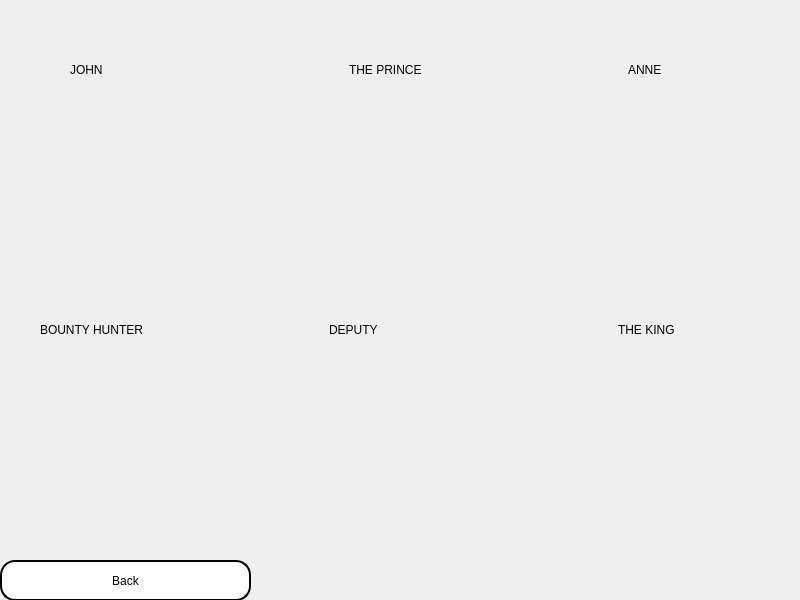
<?xml version="1.0" encoding="UTF-8"?>
<ui version="4.0">
 <class>storyCharecters</class>
 <widget class="QMainWindow" name="storyCharecters">
  <property name="geometry">
   <rect>
    <x>0</x>
    <y>0</y>
    <width>800</width>
    <height>600</height>
   </rect>
  </property>
  <property name="windowTitle">
   <string>MainWindow</string>
  </property>
  <widget class="QWidget" name="centralwidget">
   <widget class="QLabel" name="label">
    <property name="geometry">
     <rect>
      <x>0</x>
      <y>0</y>
      <width>801</width>
      <height>631</height>
     </rect>
    </property>
    <property name="styleSheet">
     <string notr="true">background-image: url(:/photos/background.jpg);</string>
    </property>
    <property name="text">
     <string/>
    </property>
    <property name="pixmap">
     <pixmap resource="newRc.qrc">:/photos/background.jpg</pixmap>
    </property>
    <property name="scaledContents">
     <bool>true</bool>
    </property>
   </widget>
   <widget class="QWidget" name="horizontalLayoutWidget">
    <property name="geometry">
     <rect>
      <x>70</x>
      <y>30</y>
      <width>831</width>
      <height>80</height>
     </rect>
    </property>
    <layout class="QHBoxLayout" name="horizontalLayout">
     <item>
      <widget class="QLabel" name="label_2">
       <property name="styleSheet">
        <string notr="true">color:rgb(0, 0, 0);
font: 16pt &quot;Segoe UI&quot;;</string>
       </property>
       <property name="text">
        <string>JOHN</string>
       </property>
      </widget>
     </item>
     <item>
      <widget class="QLabel" name="label_3">
       <property name="styleSheet">
        <string notr="true">color:rgb(0, 0, 0);
font: 16pt &quot;Segoe UI&quot;;</string>
       </property>
       <property name="text">
        <string>THE PRINCE</string>
       </property>
      </widget>
     </item>
     <item>
      <widget class="QLabel" name="label_4">
       <property name="styleSheet">
        <string notr="true">color:rgb(0, 0, 0);
font: 16pt &quot;Segoe UI&quot;;</string>
       </property>
       <property name="text">
        <string>ANNE</string>
       </property>
      </widget>
     </item>
    </layout>
   </widget>
   <widget class="QLabel" name="label_5">
    <property name="geometry">
     <rect>
      <x>20</x>
      <y>90</y>
      <width>221</width>
      <height>191</height>
     </rect>
    </property>
    <property name="styleSheet">
     <string notr="true">background-image: url(:/photos/John.jpg);</string>
    </property>
    <property name="text">
     <string/>
    </property>
    <property name="pixmap">
     <pixmap resource="newRc.qrc">:/photos/John.jpg</pixmap>
    </property>
    <property name="scaledContents">
     <bool>true</bool>
    </property>
   </widget>
   <widget class="QLabel" name="label_6">
    <property name="geometry">
     <rect>
      <x>290</x>
      <y>90</y>
      <width>231</width>
      <height>201</height>
     </rect>
    </property>
    <property name="text">
     <string/>
    </property>
    <property name="pixmap">
     <pixmap resource="newRc.qrc">:/photos/The Prince.jpg</pixmap>
    </property>
    <property name="scaledContents">
     <bool>true</bool>
    </property>
   </widget>
   <widget class="QLabel" name="label_7">
    <property name="geometry">
     <rect>
      <x>570</x>
      <y>90</y>
      <width>211</width>
      <height>201</height>
     </rect>
    </property>
    <property name="text">
     <string/>
    </property>
    <property name="pixmap">
     <pixmap resource="newRc.qrc">:/photos/Anne.jpg</pixmap>
    </property>
    <property name="scaledContents">
     <bool>true</bool>
    </property>
   </widget>
   <widget class="QWidget" name="horizontalLayoutWidget_2">
    <property name="geometry">
     <rect>
      <x>40</x>
      <y>290</y>
      <width>861</width>
      <height>80</height>
     </rect>
    </property>
    <layout class="QHBoxLayout" name="horizontalLayout_2">
     <item>
      <widget class="QLabel" name="label_9">
       <property name="styleSheet">
        <string notr="true">color:rgb(0, 0, 0);
font: 16pt &quot;Segoe UI&quot;;</string>
       </property>
       <property name="text">
        <string>BOUNTY HUNTER</string>
       </property>
      </widget>
     </item>
     <item>
      <widget class="QLabel" name="label_8">
       <property name="styleSheet">
        <string notr="true">color:rgb(0, 0, 0);
font: 16pt &quot;Segoe UI&quot;;</string>
       </property>
       <property name="text">
        <string>DEPUTY</string>
       </property>
      </widget>
     </item>
     <item>
      <widget class="QLabel" name="label_10">
       <property name="styleSheet">
        <string notr="true">color:rgb(0, 0, 0);
font: 16pt &quot;Segoe UI&quot;;</string>
       </property>
       <property name="text">
        <string>THE KING</string>
       </property>
      </widget>
     </item>
    </layout>
   </widget>
   <widget class="QLabel" name="label_11">
    <property name="geometry">
     <rect>
      <x>10</x>
      <y>380</y>
      <width>241</width>
      <height>181</height>
     </rect>
    </property>
    <property name="text">
     <string/>
    </property>
    <property name="pixmap">
     <pixmap resource="newRc.qrc">:/photos/Bounty Hunter.jpg</pixmap>
    </property>
    <property name="scaledContents">
     <bool>true</bool>
    </property>
   </widget>
   <widget class="QLabel" name="label_12">
    <property name="geometry">
     <rect>
      <x>290</x>
      <y>380</y>
      <width>231</width>
      <height>181</height>
     </rect>
    </property>
    <property name="text">
     <string/>
    </property>
    <property name="pixmap">
     <pixmap resource="newRc.qrc">:/photos/Deputy.jpg</pixmap>
    </property>
    <property name="scaledContents">
     <bool>true</bool>
    </property>
   </widget>
   <widget class="QLabel" name="label_13">
    <property name="geometry">
     <rect>
      <x>570</x>
      <y>380</y>
      <width>211</width>
      <height>191</height>
     </rect>
    </property>
    <property name="text">
     <string/>
    </property>
    <property name="pixmap">
     <pixmap resource="newRc.qrc">:/photos/The King.jpg</pixmap>
    </property>
    <property name="scaledContents">
     <bool>true</bool>
    </property>
   </widget>
   <widget class="QPushButton" name="pushButton">
    <property name="geometry">
     <rect>
      <x>0</x>
      <y>560</y>
      <width>251</width>
      <height>41</height>
     </rect>
    </property>
    <property name="styleSheet">
     <string notr="true">color:rgb(0, 0, 0);
background-color:rgb(255, 255, 255);
font: 14pt &quot;Segoe UI&quot;;
    border-style: outset;
    border-width: 2px;
    border-radius: 15px; 
    border-color: black;
    padding: 4px;</string>
    </property>
    <property name="text">
     <string>Back</string>
    </property>
   </widget>
  </widget>
 </widget>
 <resources>
  <include location="newRc.qrc"/>
 </resources>
 <connections/>
</ui>
